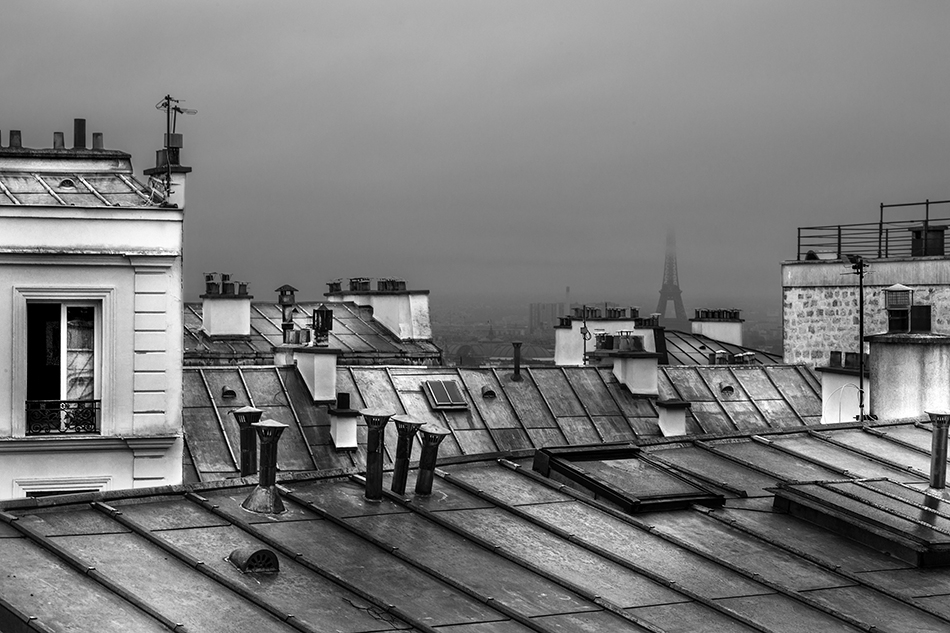
#> input picture TD/TD8/toits.jpg, 950 x 633 px
$ jupyter execute 'TP8 - Non-local means-exercises.ipynb'   (shell and % lines are left out)
#> lines starting #> are read from the running program, lines starting #| are printed output that depends on the picture; long printed decimals are rounded
# TD8 - Non-local means

In this TD, we explore a well-known method for inpainting.

This method is called non-local means and use the redundant information to denoise or perform the inpainting. The proposed implementation is however far from being state of the art.

[cell 1]
from __future__ import division
import imageio
%pylab inline
import numpy as np
import scipy as sp
import scipy.fftpack as ft

[cell 2]
# load an image
import imageio as imio
colored_image = imio.imread('toits.jpg')
#> colored_image is the input picture: shape (633, 950, 3); min 0, max 255, mean 121.3
print(colored_image.shape)
#| (633, 950, 3)
n = colored_image.shape[0]-1
#> n = 632
n = 128
image = np.sum(colored_image*[0.21, 0.72 ,0.07],axis=-1)[n:2*n,100:100+n]
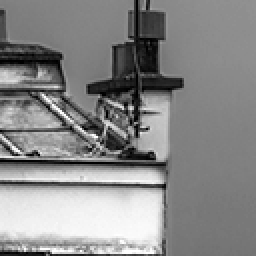
#> image: shape (128, 128) float64 (shown 2 times larger); min 0, max 255, mean 136.4

plt.figure(figsize = (10,10))
plt.subplot(1,2,1)
plt.gray()
#cropped = image[n:n+64,n:n + 64]
plt.title(" Grey Level Image " + str(np.shape(image)))
cropped = image
plt.imshow(image)
print(np.mean(cropped),np.std(cropped),(np.min(cropped)))
#| 136.382 56.726 0.0
print(image.shape)
#| (128, 128)
image0 = np.copy(image)

We define the snr and several types of noise.

[cell 3]
def snr(x, y):
    s =  np.linalg.norm(x - y)
    if s == 0:
        return "Equal inputs"
    return 20 * np.log10(np.linalg.norm(x) /s)
def clamp0(x):
    temp =  255*(x>255) + x * (x<255)
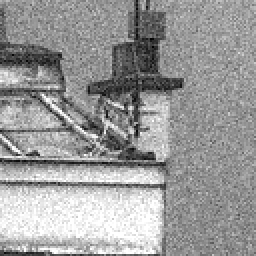
#> temp: shape (128, 128) float64 (shown 2 times larger); min -47.21, max 255, mean 135.9; drawn with min black and max white
    return temp * (x>0)
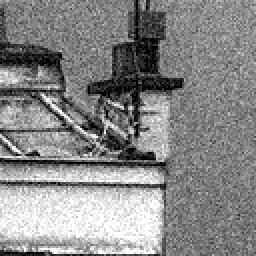
#> returned value: shape (128, 128) float64 (shown 2 times larger); min 0, max 255, mean 136.1
def clamp(x,a,b):
    temp = b*(x>b) + x * (x<b)
    result = temp*(temp>a) + a*(x<a)
    return result
def GaussianNoise(image,sigma):
    return clamp0(image + sigma*np.random.randn(image.shape[0],image.shape[1]))

def SaltNoise(image,sigma):
    return clamp0(image + sigma*(np.random.randn(image.shape[0],image.shape[1])>0))

sigma = 20.0
noisy_image  = clamp0(image + sigma*np.random.randn(image.shape[0],image.shape[1]))
#noisy_image = denoised1
print(np.min(noisy_image))
#| -0.0
plt.imshow(noisy_image)

In the cell below, we construct an array that codes for the coordinates of the patches.

[cell 4]
half_taille_patch = 3
taille_patch = 2*half_taille_patch + 1
[X,Y,dX,dY] = np.meshgrid(np.arange(1,n+1),np.arange(1,n+1),np.arange(-half_taille_patch,half_taille_patch+1),np.arange(-half_taille_patch,half_taille_patch+1))
X = X + dX # x coordinate
Y = Y + dY # y coordinate
# hereafter we deal with the boundaries.
X[X < 1] = 2-X[X < 1]
Y[Y < 1] = 2-Y[Y < 1]
X[X > n] = 2*n-X[X > n]
Y[Y > n] = 2*n-Y[Y > n]

We collect the patches below using $I$ which collects the coordinates defining the patches.

[cell 5]
I = (X-1) + (Y-1)*n
print("size of the array I ",I.shape)
for i in range(n//half_taille_patch):
    for j in range(n//half_taille_patch):
        I[i,j] = np.transpose(I[i,j])
patch = lambda f: np.ravel(f)[I]
P = patch(image)

## Q1. What happens for the patches on the boundary of the image for the patches ?

[cell 6]
### some random patches.
plt.figure(figsize = (10,10))
for i in range(16):
    x = np.random.randint(n)
    y = np.random.randint(n)
    plt.subplot(4,4,i+1)
    plt.imshow(P[x, y])
plt.show()
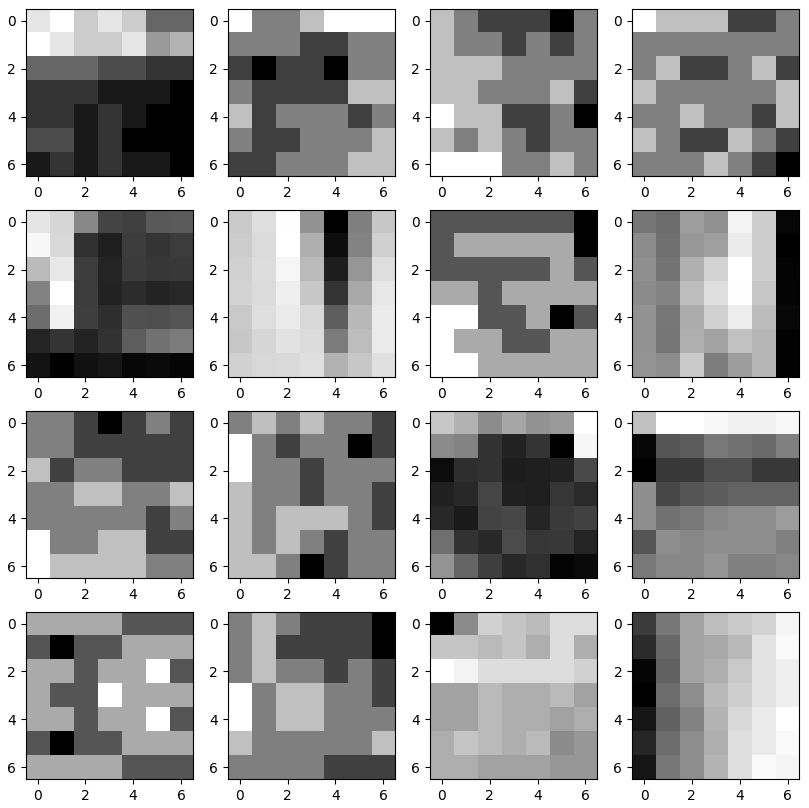
#> figure drawn by matplotlib, 16 panels

## 2. Dimensionality reduction using PCA: Principal Component Analysis.

We have collected a large number of patches and we would like to represent this collection of patches by a simple known distribution that approximates it. The PCA method uses a gaussian approximation. Note that the size of a patch is $6^2$ or $8^2$, so that we want to reduce the dimension to $15$ or a bit more.
The PCA algorithm finds a linear subspace of dimension $k$, which is chosen by the user, that minimizes the distances of data with respect to this subspace.

[cell 7]
dimension = 25
# a reshape function
resh = lambda P: np.transpose((np.reshape(P, (n*n,taille_patch**2), order="F")))
# remove mean is a preparation for PCA.
remove_mean = lambda Q: Q - np.tile(np.mean(Q,0),(taille_patch**2,1))
P1 = remove_mean(resh(P))
C = np.dot(P1,np.transpose(P1))
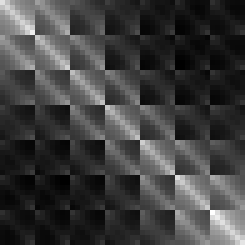
#> C: shape (49, 49) float64 (shown 5 times larger); min -7377786.2, max 22531520.2, mean 0; drawn with min black and max white

What is used below is a method in linear algebra called Singular Value Decomposition «SVD», and gives the subspaces being spanned by the first $k$ eigenvectors corresponding to the $k$ largest eigenvalues of the decomposition.

[cell 8]
[D,V] = np.linalg.eig(C)
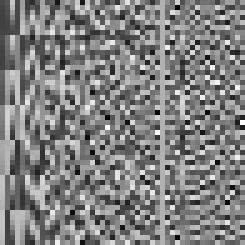
#> V: shape (49, 49) float64 (shown 5 times larger); min -0.367, max 0.365, mean 0.00292; drawn with min black and max white
#> D = 49 values, max 215196605.3 at index 0, min -1.57e-09 at index 32, mean 15468241.3
# the array D is the list of eigenvalues and the arry V is the corresponding eigenvectors.
# We then sort the values in decreasing order and reindex the corresponding eigenvectors.
D = np.sort(D)[::-1]
#> D = 49 values, max 215196605.3 at index 0, min -1.57e-09 at index 48, mean 15468241.3
I = np.argsort(D)[::-1]
#> I = 49 values from 0 to 48
V = V[I,:]

### Q2.
1. Plot the decreasing eigenvalues and decide how many eigenvectors are representative of the distribution of the patches under this gaussian assumption.
2. Check the L2 norm of the eigenvectors.
3. Plot the corresponding eigenvectors which represent the main modes of variation of the patches.

[cell 9]
iresh = lambda Q: np.reshape(np.transpose(Q),(n,n,dimension),order="F")
H = iresh(np.dot(np.transpose(V[: ,:dimension]),remove_mean(resh(P))))
print(np.transpose(V[: ,:dimension]).shape,remove_mean(resh(P)).shape)
#| (25, 49) (49, 16384)
print(H.shape)
#| (128, 128, 25)

[cell 10]
# Create the gaussian kernel on patches
distance = lambda i: np.sum((H - np.tile(H[i[0],i[1],:], (n,n,1)))**2, 2)/(taille_patch**2)
normalize = lambda K: K/np.sum(K)
kernel = lambda i,tau: normalize(np.exp(-distance(i)/(2*tau**2)))

[cell 11]
# Some parameters and an example
tau = 10.0
i = [60,20]
D = distance(i)
K = kernel(i, tau)

### Q3. Explain what is shown below ?

[cell 12]
plt.figure(figsize = (10,10))
plt.subplot(1,2,1)
plt.imshow(D)
plt.subplot(1,2,2)
plt.imshow(K)
plt.show()
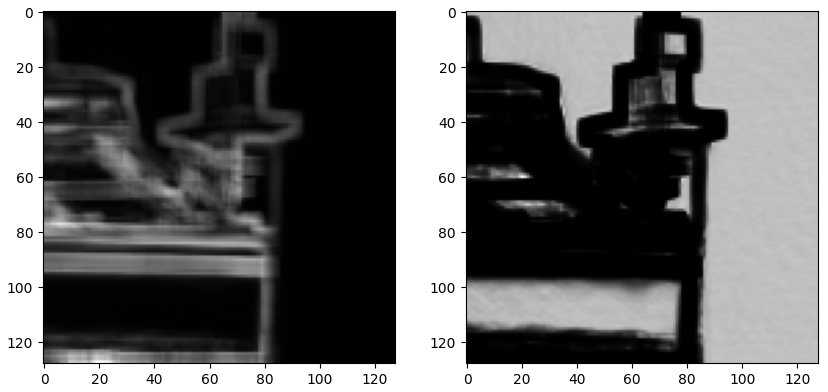
#> figure drawn by matplotlib, 2 panels

[cell 13]
# Selection of the parameter that select a range of patches in order to fasten the computations so in fact
# the algorithm is a bit more local...
q = 14

[cell 14]
selection = lambda i: np.array((clamp(np.arange(i[0]-q,i[0] + q + 1), 0, n-1), clamp(np.arange(i[1]-q,i[1] + q + 1), 0, n-1)))
#> in clamp, `temp = b*(x>b) + x * (x<b)`: temp = 29 values from 46 to 74

[cell 15]
def distance_0(i,sel):
    H1 = (H[sel[0],:,:])
    H2 = (H1[:,sel[1],:])
    return np.sum((H2 - np.tile(H[i[0],i[1],:],(len(sel[0]),len(sel[1]),1)))**2,2)/(taille_patch**2)
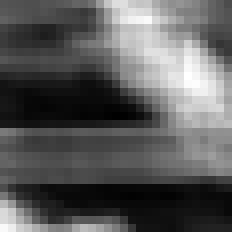
#> returned value: shape (29, 29) float64 (shown 8 times larger); min 0, max 4931.7, mean 1751.3; drawn with min black and max white

distance = lambda i: distance_0(i, selection(i))
kernel = lambda i, tau: normalize(np.exp(-distance(i)/ (2*tau**2)))

[cell 16]
D = distance(i)
K = kernel(i, tau)
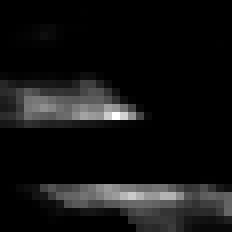
#> K: shape (29, 29) float64 (shown 8 times larger); min 3.07e-13, max 0.0157, mean 0.00119; drawn with min black and max white
plt.figure(figsize = (10,10))
plt.subplot(1,2,1)
plt.imshow(D)
plt.subplot(1,2,2)
plt.imshow(K)
plt.show()
